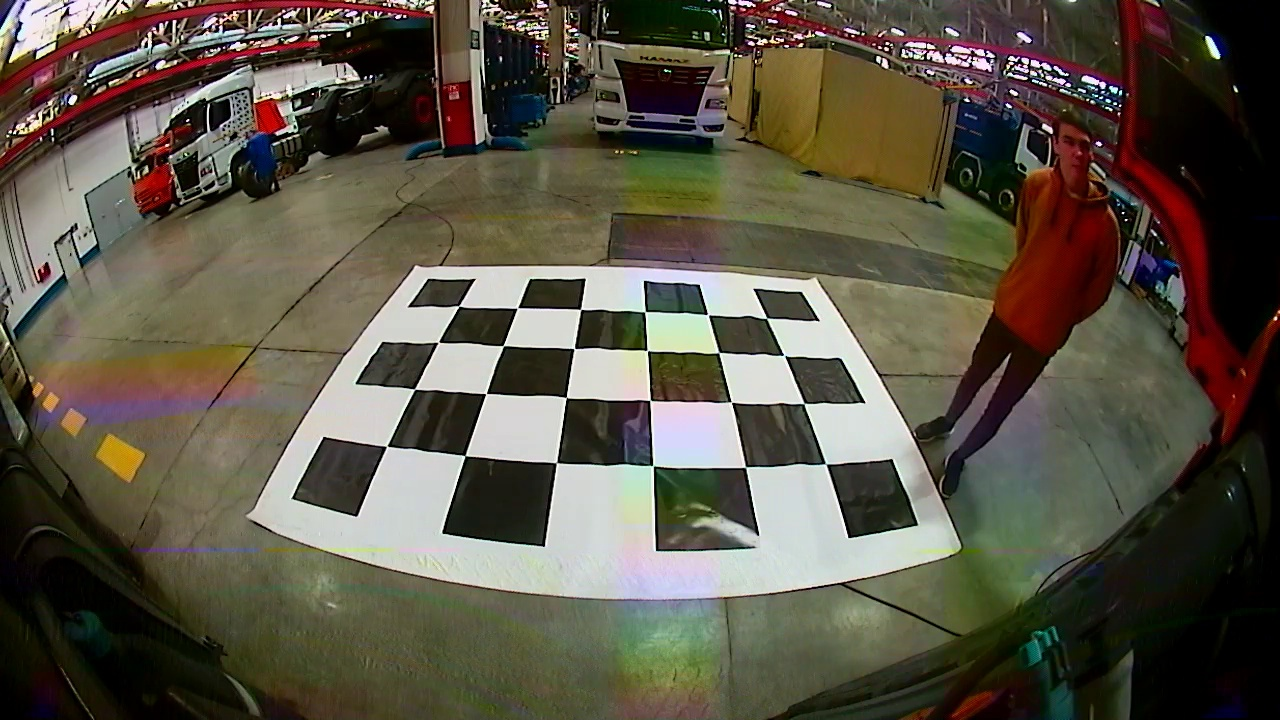
#> input picture All_images/CAM_2_13.12.22/0.jpg, 1280 x 720 px, found by its file name
$ python 2.py   (older library calls are emulated)
#> lines starting #> are read from the running program, lines starting #| are printed output that depends on the picture; after the words box and inside, x2 and y2 are one past the last pixel; in counts of white or black regions, pixels touching at a corner belong together
import cv2
import imutils
import numpy as np
import imutils

# # (shift_width, shift_height): how far away the birdview looks outside
# # of the calibration pattern in horizontal and vertical directions
# shift_w = 300
# shift_h = 300
#
# # size of the gap between the calibration pattern and the car
# # in horizontal and vertical directions
# inn_shift_w = 20
# inn_shift_h = 50
#
# # total width/height of the stitched image
# total_w = 600 + 2 * shift_w
# total_h = 1000 + 2 * shift_h
#
# # four corners of the rectangular region occupied by the car
# # top-left (x_left, y_top), bottom-right (x_right, y_bottom)
# xl = shift_w + 180 + inn_shift_w
# xr = total_w - xl
# yt = shift_h + 200 + inn_shift_h
# yb = total_h - yt
#
#
# def FI(front_image):
#     return front_image[:, :xl]
#
#
# def FII(front_image):
#     return front_image[:, xr:]
#
#
# def FM(front_image):
#     return front_image[:, xl:xr]
#
#
# def BIII(back_image):
#     return back_image[:, :xl]
#
#
# def BIV(back_image):
#     return back_image[:, xr:]
#
#
# def BM(back_image):
#     return back_image[:, xl:xr]
#
#
# def LI(left_image):
#     return left_image[:yt, :]
#
#
# def LIII(left_image):
#     return left_image[yb:, :]
#
#
# def LM(left_image):
#     return left_image[yt:yb, :]
#
#
# def RII(right_image):
#     return right_image[:yt, :]
#
#
# def RIV(right_image):
#     return right_image[yb:, :]
#
#
# def RM(right_image):
#     return right_image[yt:yb, :]
#
#
# def adjust_luminance(gray, factor):
#     """
#     Adjust the luminance of a grayscale image by a factor.
#     """
#     return np.minimum((gray * factor), 255).astype(np.uint8)
#
#
# def get_mean_statistisc(gray, mask):
#     """
#     Get the total values of a gray image in a region defined by a mask matrix.
#     The mask matrix must have values either 0 or 1.
#     """
#     return np.sum(gray * mask)
#
#
# def mean_luminance_ratio(grayA, grayB, mask):
#     return get_mean_statistisc(grayA, mask) / get_mean_statistisc(grayB, mask)
#
#
# weights = None
# masks = None
# frames = None
#
# def make_luminance_balance(frame):
#     def tune(x):
#         if x >= 1:
#             return x * np.exp((1 - x) * 0.5)
#         else:
#             return x * np.exp((1 - x) * 0.8)
#
#     front, back, left, right = (frame, frame, frame, frame)
#     m1, m2, m3, m4 = masks
#     Fb, Fg, Fr = cv2.split(front)
#     Bb, Bg, Br = cv2.split(back)
#     Lb, Lg, Lr = cv2.split(left)
#     Rb, Rg, Rr = cv2.split(right)
#
#     a1 = mean_luminance_ratio(RII(Rb), FII(Fb), m2)
#     a2 = mean_luminance_ratio(RII(Rg), FII(Fg), m2)
#     a3 = mean_luminance_ratio(RII(Rr), FII(Fr), m2)
#
#     b1 = mean_luminance_ratio(BIV(Bb), RIV(Rb), m4)
#     b2 = mean_luminance_ratio(BIV(Bg), RIV(Rg), m4)
#     b3 = mean_luminance_ratio(BIV(Br), RIV(Rr), m4)
#
#     c1 = mean_luminance_ratio(LIII(Lb), BIII(Bb), m3)
#     c2 = mean_luminance_ratio(LIII(Lg), BIII(Bg), m3)
#     c3 = mean_luminance_ratio(LIII(Lr), BIII(Br), m3)
#
#     d1 = mean_luminance_ratio(FI(Fb), LI(Lb), m1)
#     d2 = mean_luminance_ratio(FI(Fg), LI(Lg), m1)
#     d3 = mean_luminance_ratio(FI(Fr), LI(Lr), m1)
#
#     t1 = (a1 * b1 * c1 * d1) ** 0.25
#     t2 = (a2 * b2 * c2 * d2) ** 0.25
#     t3 = (a3 * b3 * c3 * d3) ** 0.25
#
#     x1 = t1 / (d1 / a1) ** 0.5
#     x2 = t2 / (d2 / a2) ** 0.5
#     x3 = t3 / (d3 / a3) ** 0.5
#
#     x1 = tune(x1)
#     x2 = tune(x2)
#     x3 = tune(x3)
#
#     Fb = adjust_luminance(Fb, x1)
#     Fg = adjust_luminance(Fg, x2)
#     Fr = adjust_luminance(Fr, x3)
#
#     y1 = t1 / (b1 / c1) ** 0.5
#     y2 = t2 / (b2 / c2) ** 0.5
#     y3 = t3 / (b3 / c3) ** 0.5
#
#     y1 = tune(y1)
#     y2 = tune(y2)
#     y3 = tune(y3)
#
#     Bb = adjust_luminance(Bb, y1)
#     Bg = adjust_luminance(Bg, y2)
#     Br = adjust_luminance(Br, y3)
#
#     z1 = t1 / (c1 / d1) ** 0.5
#     z2 = t2 / (c2 / d2) ** 0.5
#     z3 = t3 / (c3 / d3) ** 0.5
#
#     z1 = tune(z1)
#     z2 = tune(z2)
#     z3 = tune(z3)
#
#     Lb = adjust_luminance(Lb, z1)
#     Lg = adjust_luminance(Lg, z2)
#     Lr = adjust_luminance(Lr, z3)
#
#     w1 = t1 / (a1 / b1) ** 0.5
#     w2 = t2 / (a2 / b2) ** 0.5
#     w3 = t3 / (a3 / b3) ** 0.5
#
#     w1 = tune(w1)
#     w2 = tune(w2)
#     w3 = tune(w3)
#
#     Rb = adjust_luminance(Rb, w1)
#     Rg = adjust_luminance(Rg, w2)
#     Rr = adjust_luminance(Rr, w3)
#
#     frames = [cv2.merge((Fb, Fg, Fr)),
#               cv2.merge((Bb, Bg, Br)),
#               cv2.merge((Lb, Lg, Lr)),
#               cv2.merge((Rb, Rg, Rr))]
#     return frames
#

h = 720
w = 1280
SIZE = (7, 7)
#SIZE = (4, 6)
criteria = (cv2.TERM_CRITERIA_EPS + cv2.TERM_CRITERIA_MAX_ITER, 90, 0.001)

# [7 lines of commented-out code are left out]
filename = '/home/msi-user/Рабочий стол/IntrinsicCalibration/All_images/CAM_2_13.12.22/0.jpg'

# name = "allImages/img2/img_dst1"
name = "nAsA"
# map1x, map1y = cv2.initUndistortRectifyMap(camMatrix, camDist, None, camMatrix, (w, h),
#                                            cv2.CV_16SC2)
img = cv2.imread(filename)
#> img is the input picture: shape (720, 1280, 3); mean B, G, R 70.5, 84.7, 90.7

# [11 lines of commented-out code are left out]
print(img)
#> (printed output is left out)
imgray = cv2.cvtColor(img, cv2.COLOR_BGR2GRAY)
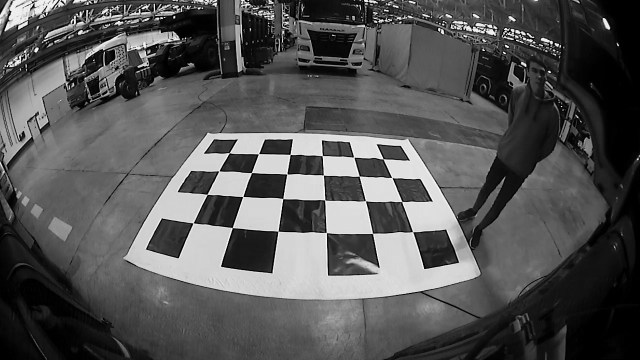
#> imgray: shape (720, 1280) (shown at 1/2 size); min 0, max 255, mean 84.9
cv2.namedWindow("thresh", cv2.WINDOW_NORMAL)
thresh1 = 150


def imgThreshold(val):
#> called with val = 150
    global thresh1
    ret, thresh = cv2.threshold(imgray, val, 255, 0)
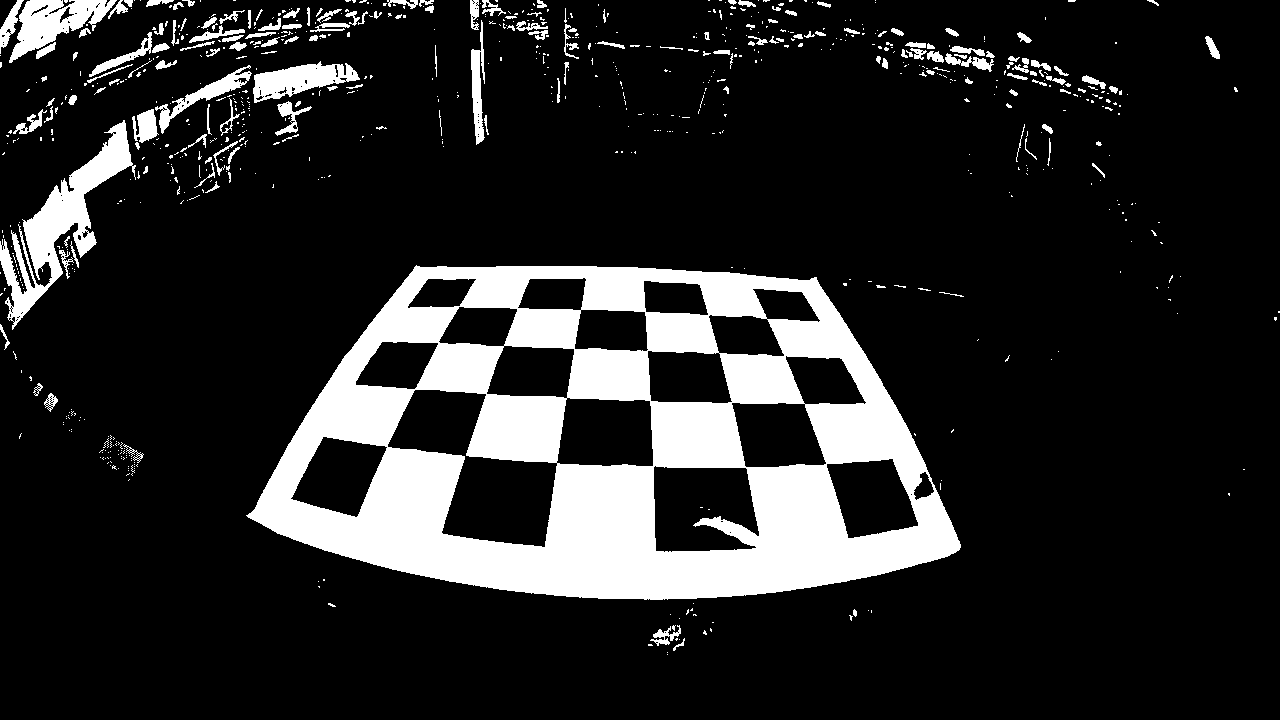
#> thresh: shape (720, 1280); 15.7% white; 772 white regions (605 under 20 px)
#> ret = 150
    thresh1 = thresh
    cv2.imshow("thresh", thresh)


cv2.createTrackbar('Threshold: ', "thresh", thresh1, 255 - 1, imgThreshold)
imgThreshold(150)

cv2.waitKey(0)

cnts = cv2.findContours(thresh1, cv2.RETR_LIST, cv2.CHAIN_APPROX_SIMPLE)
#> cnts = 998 contours, 865 with area under 20; largest, box (x1, y1, x2, y2) and area: (246, 265, 961, 600) 181786, (387, 389, 558, 548) 12980, (653, 465, 760, 553) 7650, (0, 120, 136, 330) 6890, (556, 397, 654, 467) 6016
cnts = imutils.grab_contours(cnts)
cnts = sorted(cnts, key=cv2.contourArea, reverse=True)[:5]
#> cnts = 5 contours; box (x1, y1, x2, y2) and area: (246, 265, 961, 600) 181786, (387, 389, 558, 548) 12980, (653, 465, 760, 553) 7650, (0, 120, 136, 330) 6890, (556, 397, 654, 467) 6016

for c in cnts:
    peri = cv2.arcLength(c, True)
    approx = cv2.approxPolyDP(c, 0.02 * peri, True)
    if len(approx) == 4:
        # screenCnt = approx
        break
#> this loop made 5 passes
#> peri on passes 1 to 4: 1838.7, 671.4, 515.5, 1356
print(approx)
#| [[[566 398]]
#|  [[649 400]]
#|  [[653 465]]
#|  [[557 463]]]
cv2.polylines(img, [approx], True, (255, 0, 100), 4)
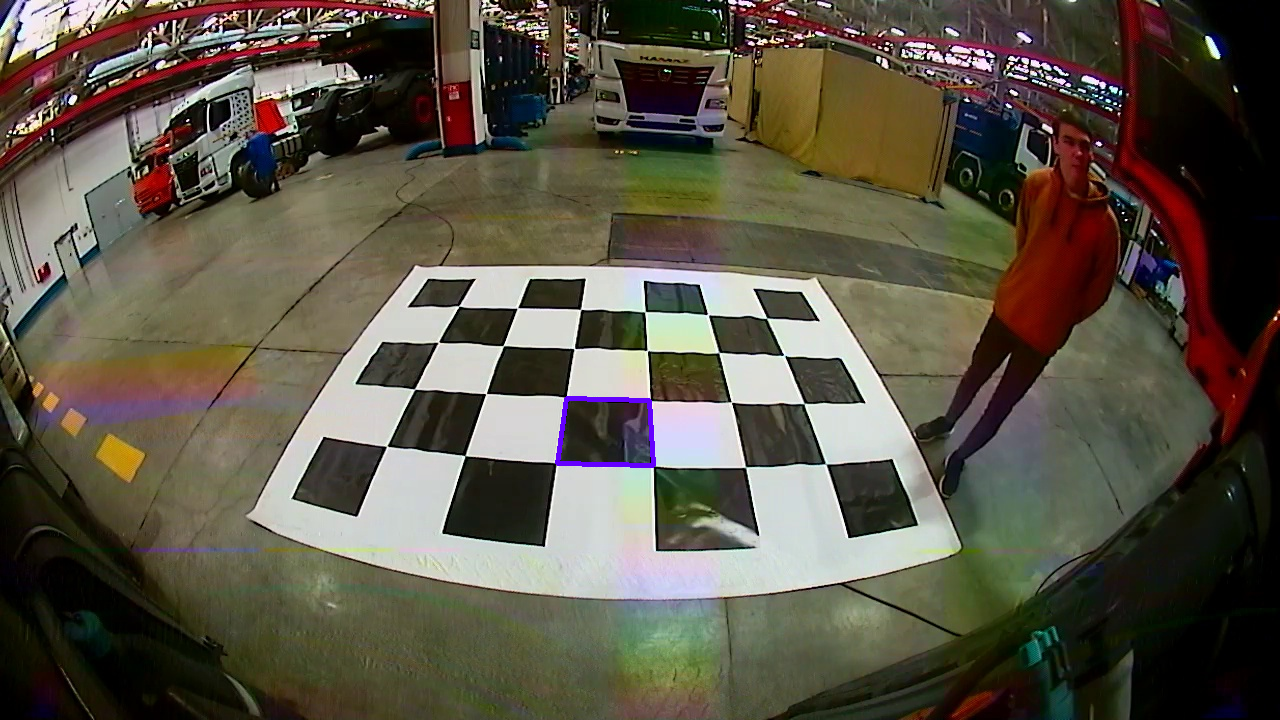
#> img: shape (720, 1280, 3); 0.17% of pixels changed, all inside (x1, y1, x2, y2) = (555, 396, 656, 468)
cv2.namedWindow("polylines", cv2.WINDOW_NORMAL)
cv2.imshow("polylines", img)
cv2.waitKey(0)
fill_color = [0, 0, 0]

stencil = np.zeros(img.shape[:-1]).astype(np.uint8)
cv2.fillPoly(stencil, [approx], 255)
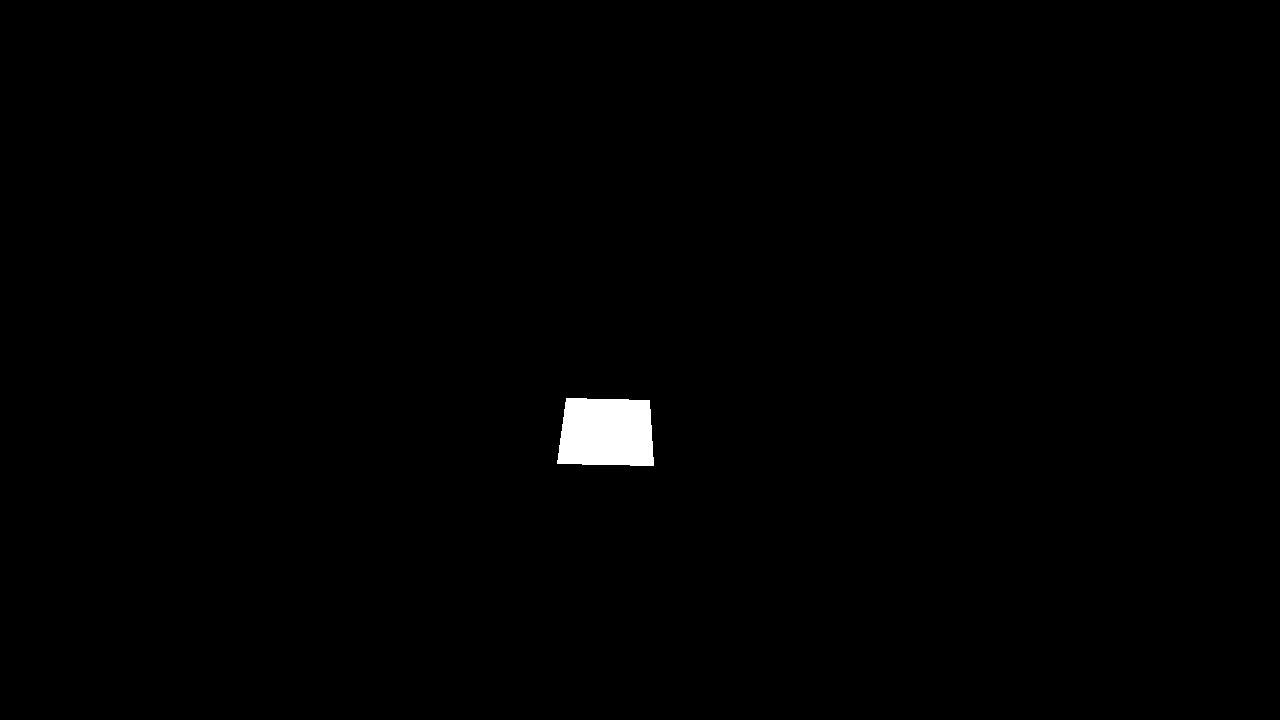
#> stencil: shape (720, 1280); 0.65% white; 1 white region, box (x1, y1, x2, y2) and area: (557, 398, 654, 466) 5977

sel = stencil != 255
img[sel] = fill_color

cv2.namedWindow("result", cv2.WINDOW_NORMAL)
cv2.imshow("result", img)
#cv2.imwrite("stitch/all/img/result_12(1).jpg", img)
# ------------------------------------------------------------------------#
gray2 = cv2.cvtColor(img, cv2.COLOR_BGR2GRAY)
cv2.namedWindow("gray", cv2.WINDOW_NORMAL)
cv2.imshow("gray", gray2)

cv2.namedWindow("threshed_gray", cv2.WINDOW_NORMAL)
thresh2 = 150


def imgThreshold2(val):
#> called with val = 150
    global thresh2
    ret2, thresh22 = cv2.threshold(gray2, val, 255, 0)
#> thresh22: shape (720, 1280); every value is 0
#> ret2 = 150
    thresh2 = thresh22
    cv2.imshow("threshed_gray", thresh22)


cv2.createTrackbar('Threshold2: ', "threshed_gray", thresh2, 255 - 1, imgThreshold2)
imgThreshold2(thresh2)

cv2.waitKey(0)

kernel2 = np.ones((3, 3), np.uint8)
closing = cv2.morphologyEx(thresh2, cv2.MORPH_OPEN, kernel2)

cv2.namedWindow("closing", cv2.WINDOW_NORMAL)
cv2.imshow("closing", closing)

convertToColor = cv2.cvtColor(closing, cv2.COLOR_GRAY2BGR)
#> convertToColor: shape (720, 1280, 3); every value is 0

# [29 lines of commented-out code are left out]

while (1):
    if cv2.waitKey(1) == 27:
#> (key Esc is pressed here)
        break

$ run again, with All_images/CAM_2_13.12.22/2.jpg copied over All_images/CAM_2_13.12.22/0.jpg
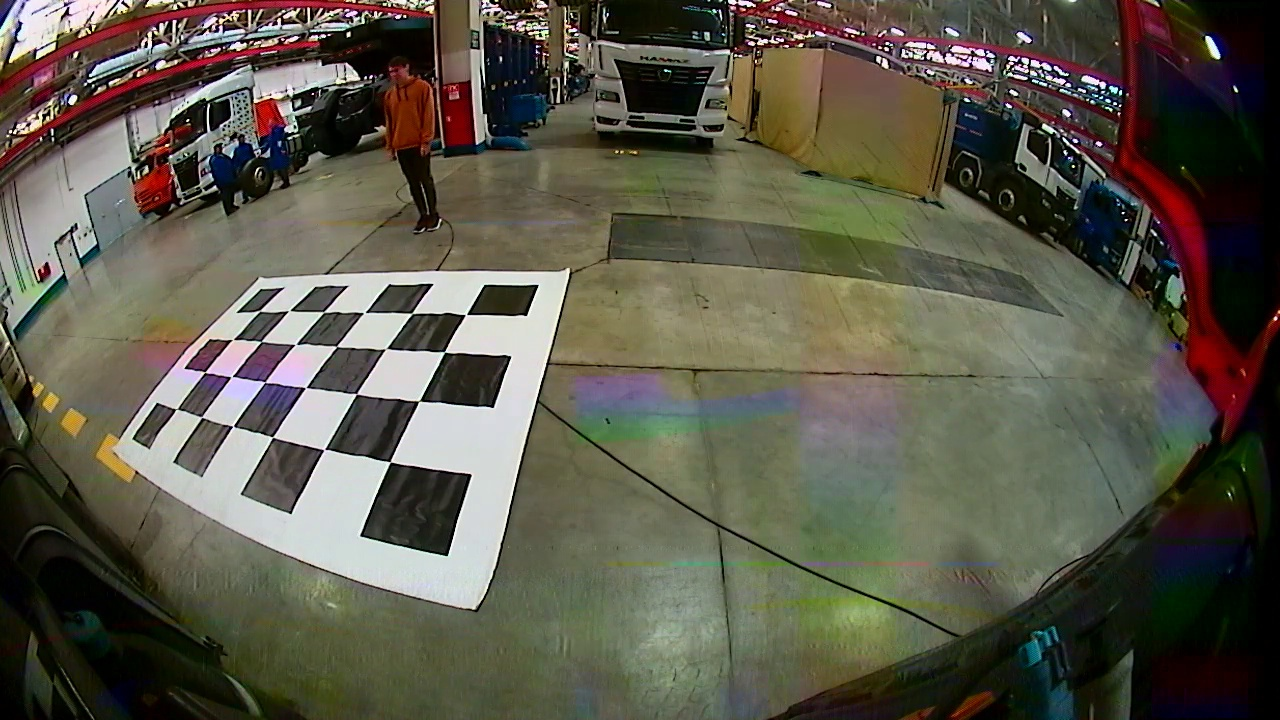
#> input picture All_images/CAM_2_13.12.22/2.jpg, 1280 x 720 px, found by its file name
#> img is the input picture: shape (720, 1280, 3); mean B, G, R 74.7, 88.5, 91.4
#> (printed output is left out)
#> in imgThreshold, `ret, thresh = cv2.threshold(imgray, val, 255, 0)`:
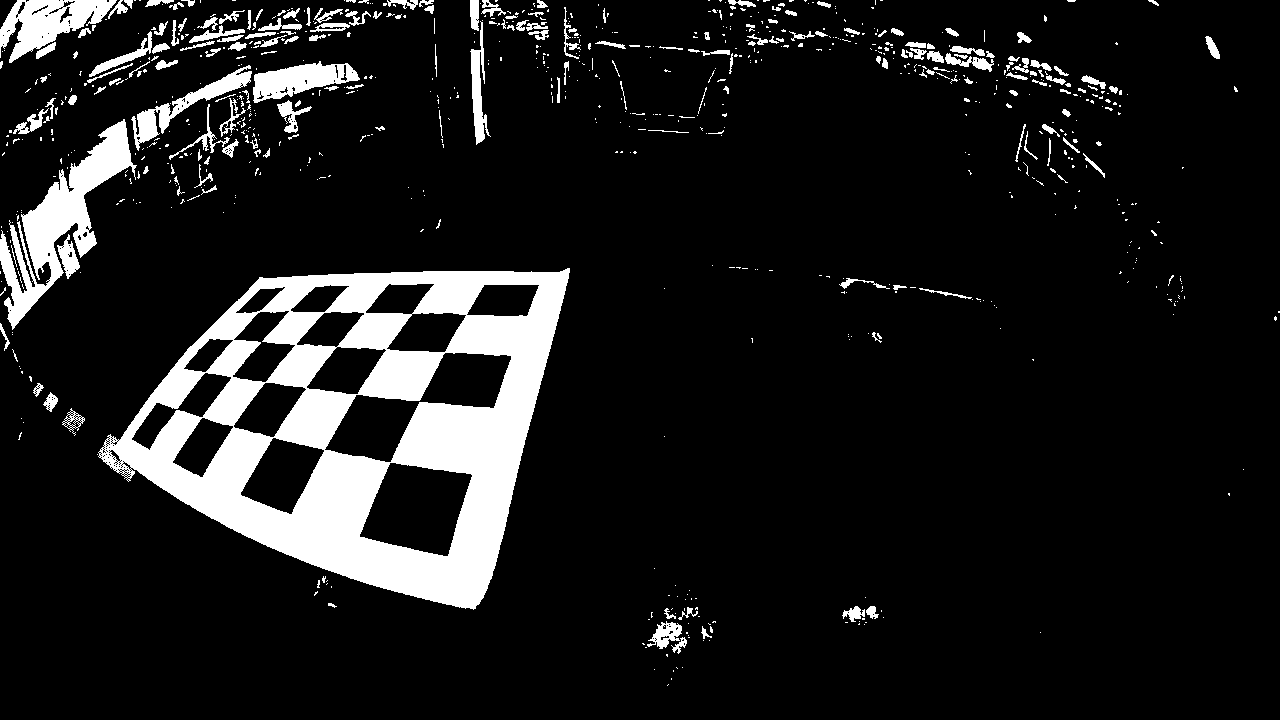
#> thresh: shape (720, 1280); 11.1% white; 809 white regions (624 under 20 px)
#> ret = 150
#> `cnts = cv2.findContours(thresh1, cv2.RETR_LIST, cv2.CHAIN_APPROX_SIMPLE)`: cnts = 1161 contours, 1008 with area under 20; largest, box (x1, y1, x2, y2) and area: (98, 268, 570, 610) 105023, (0, 119, 137, 330) 7886, (324, 352, 512, 463) 7870, (359, 462, 473, 557) 7216, (240, 437, 325, 515) 3732
#> `cnts = sorted(cnts, key=cv2.contourArea, reverse=True)[:5]`: cnts = 5 contours; box (x1, y1, x2, y2) and area: (98, 268, 570, 610) 105023, (0, 119, 137, 330) 7886, (324, 352, 512, 463) 7870, (359, 462, 473, 557) 7216, (240, 437, 325, 515) 3732
#> the loop `for c in cnts:` made 1 pass
#> (peri, approx) on pass 1: (1442.9, [[569, 268], [259, 277], [98, 456], [473, 609]])
#| [[[569 268]]
#|  [[259 277]]
#|  [[ 98 456]]
#|  [[473 609]]]
#> stencil: shape (720, 1280); 10.7% white; 1 white region, box (x1, y1, x2, y2) and area: (98, 268, 570, 610) 98905
#> in imgThreshold2, `ret2, thresh22 = cv2.threshold(gray2, val, 255, 0)`:
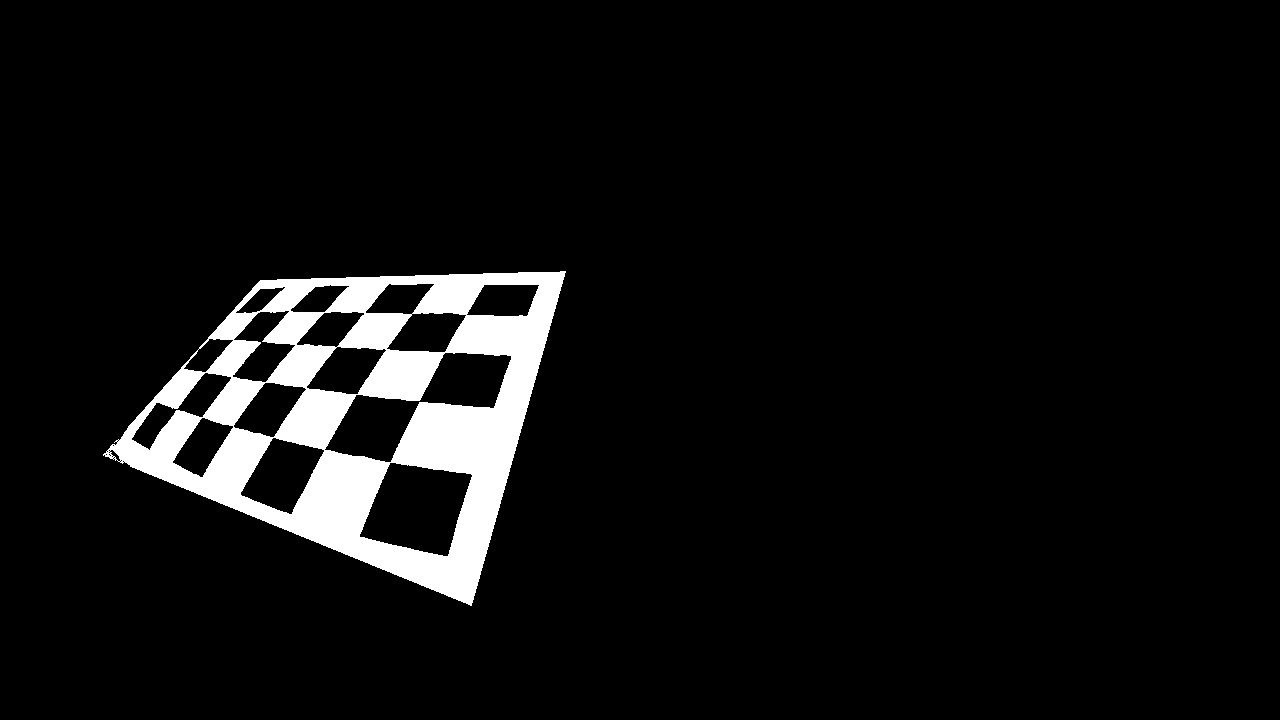
#> thresh22: shape (720, 1280); 6.2% white; 1 white region, box (x1, y1, x2, y2) and area: (103, 271, 566, 606) 57512
#> ret2 = 150
#> closing: shape (720, 1280); 6.2% white; 1 white region, box (x1, y1, x2, y2) and area: (110, 271, 565, 605) 57280
